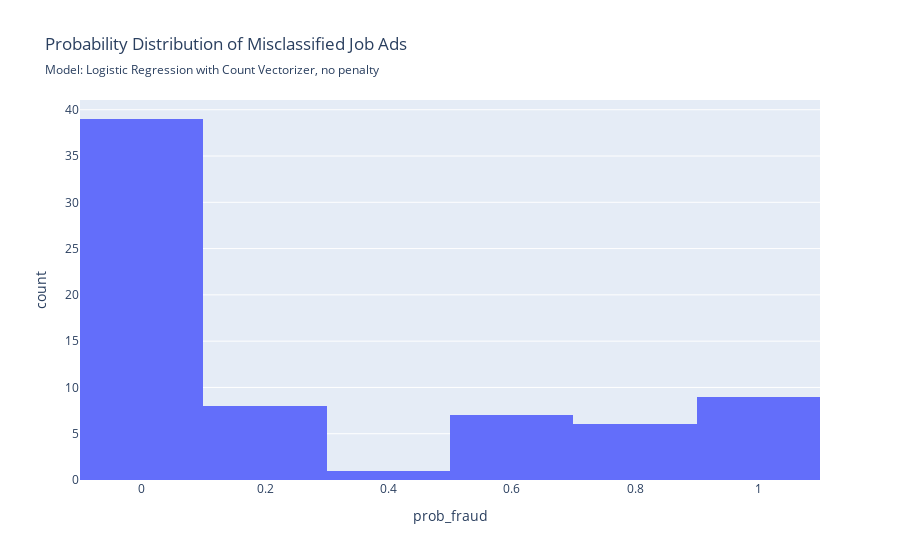

The notebook cell this image was saved under:
### Code cell
scores_log_cv, res_log_cv = evaluate_model(
    model_log, 
    X_test, 
    y_test, 
    fig_subtitle= 'Logistic Regression with Count Vectorizer, no penalty', 
    short_name='log_cv', 
    save_figs=True,
    return_misclassified = False,
    return_all_results = True
)

### Figure 1 — Plotly figure (JSON) as saved in the notebook; plotly's stock layout.template omitted (floating-point values rounded to 4 significant figures)
{"data": [{"bingroup": "x", "hovertemplate": "prob_fraud=%{x}<br>count=%{y}<extra></extra>", "legendgroup": "", "marker": {"color": "#636efa", "pattern": {"shape": ""}}, "name": "", "orientation": "v", "showlegend": false, "type": "histogram", "x": [0.9809, 3.212e-07, 0.6551, 2.067e-05, 0.0002007, 0.003728, 0.1171, 4.624e-10, 5.755e-10, 0.1334, 0.0009586, 1.721e-10, 0.05957, 0.133, 0.1506, 2.185e-07, 0.1061, 8.232e-06, 1.714e-07, 0.6175, 0.002452, 0.9985, 0.05939, 0.1079, 0.7679, 0.08828, 1.0, 0.5035, 0.03072, 5.8e-07, 2.521e-08, 0.5851, 2.414e-05, 0.004392, 7.518e-11, 7.194e-19, 0.8535, 2.464e-08, 0.6255, 6.923e-07, 6.353e-08, 1.0, 0.4037, 6.828e-31, 0.9824, 2.447e-05, 0.8477, 0.8797, 2.236e-18, 1.894e-44, 7.507e-05, 0.0004192, 0.5709, 5.481e-11, 0.7679, 0.008843, 6.289e-05, 0.1457, 0.9998, 0.0005165, 0.152, 0.02809, 0.97, 0.9999, 0.002068, 0.8103, 1.65e-06, 0.982, 0.6952, 0.0001055], "xaxis": "x", "yaxis": "y"}], "layout": {"barmode": "relative", "legend": {"tracegroupgap": 0}, "title": {"subtitle": {"text": "Model: Logistic Regression with Count Vectorizer, no penalty"}, "text": "Probability Distribution of Misclassified Job Ads"}, "xaxis": {"anchor": "y", "domain": [0, 1], "title": {"text": "prob_fraud"}}, "yaxis": {"anchor": "x", "domain": [0, 1], "title": {"text": "count"}}}}
